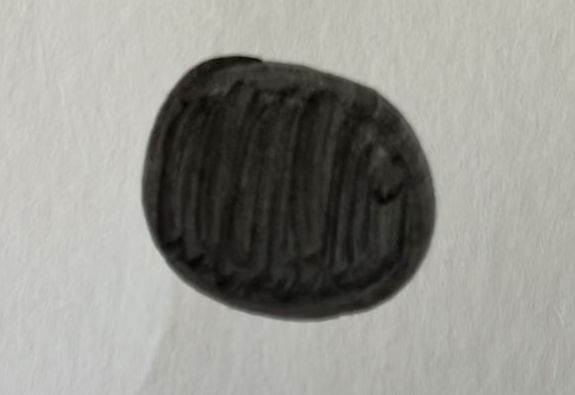
#> input picture static/images/circulo.jpg, 575 x 395 px
$ python testContours2.py
#> lines starting #> are read from the running program, lines starting #| are printed output that depends on the picture; after the words box and inside, x2 and y2 are one past the last pixel; in counts of white or black regions, pixels touching at a corner belong together
import cv2 as cv

image_circle = cv.imread('../../static/images/circulo.jpg')
#> image_circle is the input picture: shape (395, 575, 3); mean B, G, R 141.1, 146.9, 147.5
image_triangle = cv.imread('../../static/images/triangulo.jpeg')
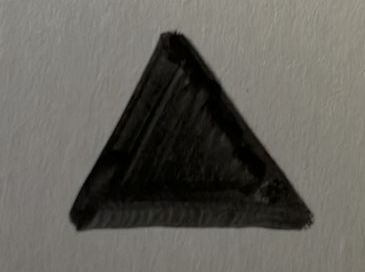
#> input picture static/images/triangulo.jpeg, 365 x 272 px
#> image_triangle is the input picture: shape (272, 365, 3); mean B, G, R 90.2, 96.5, 98.7
image_square = cv.imread('../../static/images/cuadrado.jpeg')
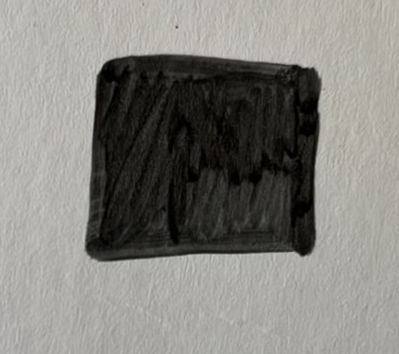
#> input picture static/images/cuadrado.jpeg, 399 x 354 px
#> image_square is the input picture: shape (354, 399, 3); mean B, G, R 124.4, 129.6, 130.8

gray = cv.cvtColor(image_circle, cv.COLOR_BGR2GRAY)
# Any sharp edges in images are smoothed while minimizing too much blurring.
blurred_gray = cv.GaussianBlur(gray, (5, 5), 0)
# We also used THRESH_OTSU to analyze the image and determine the threshold.
ret3, thresh = cv.threshold(blurred_gray, 0, 255, cv.THRESH_BINARY_INV + cv.THRESH_OTSU)
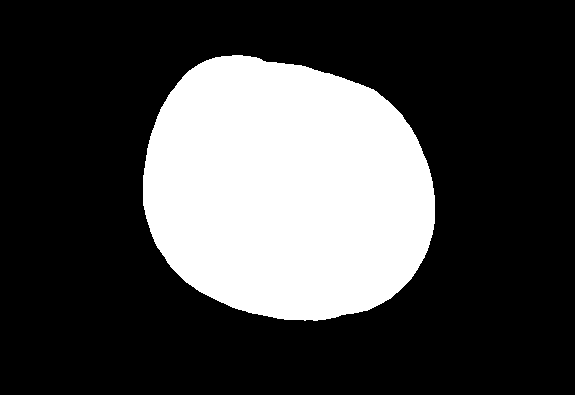
#> thresh: shape (395, 575); 27.1% white; 1 white region
#> ret3 = 112
contours, hierarchy = cv.findContours(thresh, cv.RETR_TREE, cv.CHAIN_APPROX_NONE)
#> contours = 1 contour; box (x1, y1, x2, y2) and area: (143, 55, 435, 321) 61250
cv.drawContours(image_circle, contours, -1, (0, 0, 255), 2)
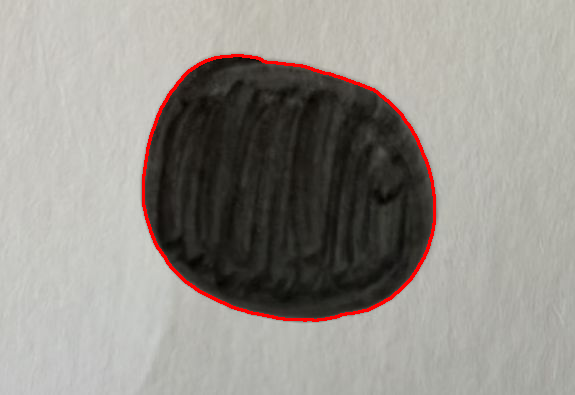
#> image_circle: shape (395, 575, 3); 1.34% of pixels changed, all inside (x1, y1, x2, y2) = (142, 54, 436, 322)
cv.imwrite('image.jpg', image_circle)
